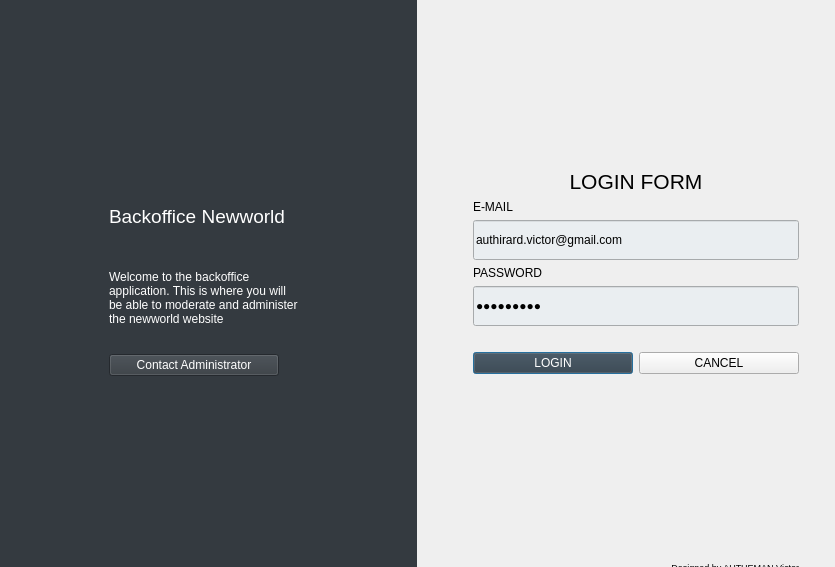
<?xml version="1.0" encoding="UTF-8"?>
<ui version="4.0">
 <class>DialogConnexion</class>
 <widget class="QDialog" name="DialogConnexion">
  <property name="geometry">
   <rect>
    <x>0</x>
    <y>0</y>
    <width>835</width>
    <height>567</height>
   </rect>
  </property>
  <property name="windowTitle">
   <string>Dialog</string>
  </property>
  <widget class="QWidget" name="widget" native="true">
   <property name="geometry">
    <rect>
     <x>-10</x>
     <y>-10</y>
     <width>859</width>
     <height>588</height>
    </rect>
   </property>
   <layout class="QGridLayout" name="gridLayout_3">
    <item row="0" column="0">
     <widget class="QWidget" name="widget_2" native="true">
      <property name="styleSheet">
       <string notr="true">background-color: rgb(52, 58, 64);
color: rgb(255, 255, 255);</string>
      </property>
      <layout class="QGridLayout" name="gridLayout_4">
       <item row="1" column="1">
        <widget class="QLabel" name="label_2">
         <property name="minimumSize">
          <size>
           <width>0</width>
           <height>50</height>
          </size>
         </property>
         <property name="maximumSize">
          <size>
           <width>16777215</width>
           <height>500</height>
          </size>
         </property>
         <property name="text">
          <string>&lt;html&gt;&lt;head/&gt;&lt;body&gt;&lt;p&gt;&lt;span style=&quot; font-size:14pt;&quot;&gt;Backoffice Newworld&lt;/span&gt;&lt;/p&gt;&lt;/body&gt;&lt;/html&gt;</string>
         </property>
        </widget>
       </item>
       <item row="3" column="1">
        <widget class="QPushButton" name="pushButton">
         <property name="maximumSize">
          <size>
           <width>170</width>
           <height>16777215</height>
          </size>
         </property>
         <property name="text">
          <string>Contact Administrator</string>
         </property>
         <property name="autoDefault">
          <bool>false</bool>
         </property>
        </widget>
       </item>
       <item row="4" column="1">
        <spacer name="verticalSpacer_2">
         <property name="orientation">
          <enum>Qt::Vertical</enum>
         </property>
         <property name="sizeHint" stdset="0">
          <size>
           <width>20</width>
           <height>40</height>
          </size>
         </property>
        </spacer>
       </item>
       <item row="1" column="2">
        <spacer name="horizontalSpacer_2">
         <property name="orientation">
          <enum>Qt::Horizontal</enum>
         </property>
         <property name="sizeHint" stdset="0">
          <size>
           <width>40</width>
           <height>20</height>
          </size>
         </property>
        </spacer>
       </item>
       <item row="0" column="1">
        <spacer name="verticalSpacer">
         <property name="orientation">
          <enum>Qt::Vertical</enum>
         </property>
         <property name="sizeHint" stdset="0">
          <size>
           <width>20</width>
           <height>40</height>
          </size>
         </property>
        </spacer>
       </item>
       <item row="2" column="1">
        <widget class="QLabel" name="label_3">
         <property name="minimumSize">
          <size>
           <width>0</width>
           <height>100</height>
          </size>
         </property>
         <property name="text">
          <string>&lt;html&gt;&lt;head/&gt;&lt;body&gt;&lt;p&gt;Welcome to the backoffice&lt;br&gt; application. This is where you will&lt;br&gt;be able to moderate and administer&lt;br&gt;the newworld website&lt;/p&gt;&lt;/body&gt;&lt;/html&gt;</string>
         </property>
        </widget>
       </item>
       <item row="1" column="0">
        <spacer name="horizontalSpacer">
         <property name="orientation">
          <enum>Qt::Horizontal</enum>
         </property>
         <property name="sizeHint" stdset="0">
          <size>
           <width>40</width>
           <height>20</height>
          </size>
         </property>
        </spacer>
       </item>
      </layout>
     </widget>
    </item>
    <item row="0" column="1">
     <layout class="QVBoxLayout" name="verticalLayout">
      <property name="leftMargin">
       <number>50</number>
      </property>
      <property name="rightMargin">
       <number>50</number>
      </property>
      <item>
       <spacer name="verticalSpacer_3">
        <property name="orientation">
         <enum>Qt::Vertical</enum>
        </property>
        <property name="sizeHint" stdset="0">
         <size>
          <width>20</width>
          <height>40</height>
         </size>
        </property>
       </spacer>
      </item>
      <item>
       <widget class="QLabel" name="label_4">
        <property name="text">
         <string>&lt;html&gt;&lt;head/&gt;&lt;body&gt;&lt;p align=&quot;center&quot;&gt;&lt;span style=&quot; font-size:16pt;&quot;&gt;LOGIN FORM&lt;/span&gt;&lt;/p&gt;&lt;/body&gt;&lt;/html&gt;</string>
        </property>
       </widget>
      </item>
      <item>
       <widget class="QLabel" name="labelLogin">
        <property name="maximumSize">
         <size>
          <width>16777215</width>
          <height>30</height>
         </size>
        </property>
        <property name="text">
         <string>&lt;html&gt;&lt;head/&gt;&lt;body&gt;&lt;p&gt;&lt;span style=&quot; font-size:9pt;&quot;&gt;E-MAIL&lt;/span&gt;&lt;/p&gt;&lt;/body&gt;&lt;/html&gt;</string>
        </property>
       </widget>
      </item>
      <item>
       <widget class="QLineEdit" name="lineEditLogin">
        <property name="minimumSize">
         <size>
          <width>0</width>
          <height>40</height>
         </size>
        </property>
        <property name="maximumSize">
         <size>
          <width>16777215</width>
          <height>40</height>
         </size>
        </property>
        <property name="styleSheet">
         <string notr="true">background-color: rgb(234, 238, 241);</string>
        </property>
        <property name="text">
         <string>authirard.victor@gmail.com</string>
        </property>
       </widget>
      </item>
      <item>
       <widget class="QLabel" name="labelPassword">
        <property name="maximumSize">
         <size>
          <width>16777215</width>
          <height>30</height>
         </size>
        </property>
        <property name="text">
         <string>&lt;html&gt;&lt;head/&gt;&lt;body&gt;&lt;p&gt;&lt;span style=&quot; font-size:9pt;&quot;&gt;PASSWORD&lt;/span&gt;&lt;/p&gt;&lt;/body&gt;&lt;/html&gt;</string>
        </property>
       </widget>
      </item>
      <item>
       <widget class="QLineEdit" name="lineEditPassword">
        <property name="minimumSize">
         <size>
          <width>0</width>
          <height>40</height>
         </size>
        </property>
        <property name="maximumSize">
         <size>
          <width>16777215</width>
          <height>40</height>
         </size>
        </property>
        <property name="styleSheet">
         <string notr="true">background-color: rgb(234, 238, 241);</string>
        </property>
        <property name="text">
         <string>ij4udh1A*</string>
        </property>
        <property name="echoMode">
         <enum>QLineEdit::Password</enum>
        </property>
       </widget>
      </item>
      <item>
       <layout class="QHBoxLayout" name="horizontalLayout">
        <property name="spacing">
         <number>6</number>
        </property>
        <property name="topMargin">
         <number>20</number>
        </property>
        <item>
         <widget class="QPushButton" name="pushButtonConnection">
          <property name="styleSheet">
           <string notr="true">background-color: rgb(52, 58, 64);
color: rgb(255, 255, 255);</string>
          </property>
          <property name="text">
           <string>LOGIN</string>
          </property>
         </widget>
        </item>
        <item>
         <widget class="QPushButton" name="pushButton_2">
          <property name="text">
           <string>CANCEL</string>
          </property>
          <property name="autoDefault">
           <bool>true</bool>
          </property>
         </widget>
        </item>
       </layout>
      </item>
      <item>
       <spacer name="verticalSpacer_4">
        <property name="orientation">
         <enum>Qt::Vertical</enum>
        </property>
        <property name="sizeHint" stdset="0">
         <size>
          <width>20</width>
          <height>40</height>
         </size>
        </property>
       </spacer>
      </item>
      <item>
       <widget class="QLabel" name="label_5">
        <property name="minimumSize">
         <size>
          <width>0</width>
          <height>20</height>
         </size>
        </property>
        <property name="text">
         <string>&lt;html&gt;&lt;head/&gt;&lt;body&gt;&lt;p align=&quot;right&quot;&gt;&lt;span style=&quot; font-size:7pt;&quot;&gt;Designed by AUTHEMAN Victor&lt;/span&gt;&lt;/p&gt;&lt;/body&gt;&lt;/html&gt;</string>
        </property>
       </widget>
      </item>
     </layout>
    </item>
   </layout>
  </widget>
 </widget>
 <resources/>
 <connections/>
</ui>
